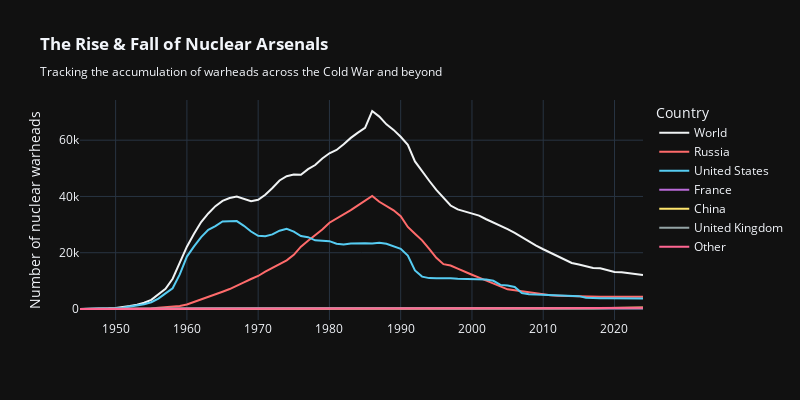

Notebook cell for this chart:
### Code cell
import pandas as pd
import plotly.express as px
import plotly.io as pio

from const import DATA_DIR

stockpiles_path = DATA_DIR / 'nuclear-weapons' / 'nuclear-warhead-stockpiles-lines' / 'nuclear-warhead-stockpiles-lines.csv'
df_stockpiles = pd.read_csv(stockpiles_path)

pio.templates.default = "plotly_dark"

major_powers_colormap = {
    'United States': '#56CCF2',
    'Russia':        '#FF6B6B',
    'China':         '#FFE66D',
    'France':        '#BB6BD9',
    'United Kingdom':'#95A5A6',
    'World':         '#F0F3F4' 
}
major_powers = list(major_powers_colormap.keys())

stockpiles_filtered = df_stockpiles.copy()

# Group non-major powers as "Other"
stockpiles_filtered.loc[~stockpiles_filtered['Entity'].isin(major_powers), 'Entity'] = 'Other'
stockpiles_filtered = stockpiles_filtered.groupby(['Year', 'Entity'], as_index=False)['Number of nuclear warheads'].sum()

# Sorting
max_warheads = stockpiles_filtered.groupby('Entity')['Number of nuclear warheads'].max()
sorted_entities = max_warheads.sort_values(ascending=False).index.tolist()

# plot
fig1 = px.line(stockpiles_filtered, 
            x='Year', 
            y='Number of nuclear warheads', 
            width=800,
            height=400,
            color='Entity',
            labels={'Entity': "Country"},
            title='<b>The Rise & Fall of Nuclear Arsenals</b><br><sub>Tracking the accumulation of warheads across the Cold War and beyond</sub>',
            template='plotly_dark',
            category_orders={'Entity': sorted_entities},
            color_discrete_map=major_powers_colormap)

fig1.update_layout(hovermode="x unified", xaxis_title=None)
fig1.update_traces(hovertemplate='%{y}')
fig1.show()

### Figure 1 — Plotly figure (JSON) as saved in the notebook; plotly's stock layout.template omitted (floating-point values rounded to 4 significant figures)
{"data": [{"hovertemplate": "%{y}", "legendgroup": "World", "line": {"color": "#F0F3F4", "dash": "solid"}, "marker": {"symbol": "circle"}, "mode": "lines", "name": "World", "orientation": "v", "showlegend": true, "type": "scatter", "x": [1945, 1946, 1947, 1948, 1949, 1950, 1951, 1952, 1953, 1954, 1955, 1956, 1957, 1958, 1959, 1960, 1961, 1962, 1963, 1964, 1965, 1966, 1967, 1968, 1969, 1970, 1971, 1972, 1973, 1974, 1975, 1976, 1977, 1978, 1979, 1980, 1981, 1982, 1983, 1984, 1985, 1986, 1987, 1988, 1989, 1990, 1991, 1992, 1993, 1994, 1995, 1996, 1997, 1998, 1999, 2000, 2001, 2002, 2003, 2004, 2005, 2006, 2007, 2008, 2009, 2010, 2011, 2012, 2013, 2014, 2015, 2016, 2017, 2018, 2019, 2020, 2021, 2022, 2023, 2024], "xaxis": "x", "y": [6, 11, 32, 110, 236, 374, 665, 1055, 1557, 2218, 3267, 5094, 7162, 10751, 16606, 22144, 26752, 30920, 33953, 36553, 38419, 39466, 39990, 39015, 38278, 38799, 40616, 43026, 45695, 47182, 47769, 47698, 49698, 51170, 53499, 55352, 56530, 58570, 60818, 62678, 64408, 70374, 68387, 65623, 63657, 61229, 58326, 52463, 48830, 45580, 42366, 39484, 36776, 35387, 34677, 34004, 33190, 31902, 30820, 29627, 28358, 27061, 25533, 23855, 22524, 21234, 20035, 18855, 17680, 16370, 15795, 15228, 14540, 14470, 13865, 13145, 13100, 12705, 12512, 12121], "yaxis": "y"}, {"hovertemplate": "%{y}", "legendgroup": "Russia", "line": {"color": "#FF6B6B", "dash": "solid"}, "marker": {"symbol": "circle"}, "mode": "lines", "name": "Russia", "orientation": "v", "showlegend": true, "type": "scatter", "x": [1945, 1946, 1947, 1948, 1949, 1950, 1951, 1952, 1953, 1954, 1955, 1956, 1957, 1958, 1959, 1960, 1961, 1962, 1963, 1964, 1965, 1966, 1967, 1968, 1969, 1970, 1971, 1972, 1973, 1974, 1975, 1976, 1977, 1978, 1979, 1980, 1981, 1982, 1983, 1984, 1985, 1986, 1987, 1988, 1989, 1990, 1991, 1992, 1993, 1994, 1995, 1996, 1997, 1998, 1999, 2000, 2001, 2002, 2003, 2004, 2005, 2006, 2007, 2008, 2009, 2010, 2011, 2012, 2013, 2014, 2015, 2016, 2017, 2018, 2019, 2020, 2021, 2022, 2023, 2024], "xaxis": "x", "y": [0, 0, 0, 0, 1, 5, 25, 50, 120, 150, 200, 426, 660, 863, 1048, 1627, 2492, 3346, 4259, 5242, 6144, 7091, 8400, 9490, 10671, 11736, 13279, 14600, 15878, 17286, 19235, 22165, 24281, 26169, 28258, 30665, 32146, 33486, 35130, 36825, 38582, 40159, 38107, 36538, 35078, 32980, 29154, 26734, 24403, 21339, 18179, 15942, 15442, 14368, 13188, 12188, 11152, 10114, 9076, 8038, 7000, 6643, 6286, 5929, 5527, 5215, 4858, 4750, 4650, 4600, 4500, 4490, 4300, 4350, 4330, 4310, 4495, 4477, 4489, 4380], "yaxis": "y"}, {"hovertemplate": "%{y}", "legendgroup": "United States", "line": {"color": "#56CCF2", "dash": "solid"}, "marker": {"symbol": "circle"}, "mode": "lines", "name": "United States", "orientation": "v", "showlegend": true, "type": "scatter", "x": [1945, 1946, 1947, 1948, 1949, 1950, 1951, 1952, 1953, 1954, 1955, 1956, 1957, 1958, 1959, 1960, 1961, 1962, 1963, 1964, 1965, 1966, 1967, 1968, 1969, 1970, 1971, 1972, 1973, 1974, 1975, 1976, 1977, 1978, 1979, 1980, 1981, 1982, 1983, 1984, 1985, 1986, 1987, 1988, 1989, 1990, 1991, 1992, 1993, 1994, 1995, 1996, 1997, 1998, 1999, 2000, 2001, 2002, 2003, 2004, 2005, 2006, 2007, 2008, 2009, 2010, 2011, 2012, 2013, 2014, 2015, 2016, 2017, 2018, 2019, 2020, 2021, 2022, 2023, 2024], "xaxis": "x", "y": [2, 9, 13, 50, 170, 299, 438, 841, 1169, 1703, 2422, 3692, 5543, 7345, 12298, 18638, 22229, 25540, 28133, 29463, 31139, 31175, 31255, 29561, 27552, 26008, 25830, 26516, 27835, 28537, 27519, 25914, 25542, 24418, 24138, 24104, 23208, 22886, 23305, 23459, 23368, 23317, 23575, 23205, 22217, 21392, 19008, 13708, 11511, 10979, 10904, 11011, 10903, 10732, 10685, 10577, 10526, 10457, 10027, 8570, 8360, 7853, 5709, 5273, 5113, 5066, 4897, 4881, 4804, 4717, 4571, 4018, 3822, 3785, 3805, 3750, 3713, 3768, 3748, 3700], "yaxis": "y"}, {"hovertemplate": "%{y}", "legendgroup": "France", "line": {"color": "#BB6BD9", "dash": "solid"}, "marker": {"symbol": "circle"}, "mode": "lines", "name": "France", "orientation": "v", "showlegend": true, "type": "scatter", "x": [1945, 1946, 1947, 1948, 1949, 1950, 1951, 1952, 1953, 1954, 1955, 1956, 1957, 1958, 1959, 1960, 1961, 1962, 1963, 1964, 1965, 1966, 1967, 1968, 1969, 1970, 1971, 1972, 1973, 1974, 1975, 1976, 1977, 1978, 1979, 1980, 1981, 1982, 1983, 1984, 1985, 1986, 1987, 1988, 1989, 1990, 1991, 1992, 1993, 1994, 1995, 1996, 1997, 1998, 1999, 2000, 2001, 2002, 2003, 2004, 2005, 2006, 2007, 2008, 2009, 2010, 2011, 2012, 2013, 2014, 2015, 2016, 2017, 2018, 2019, 2020, 2021, 2022, 2023, 2024], "xaxis": "x", "y": [0, 0, 0, 0, 0, 0, 0, 0, 0, 0, 0, 0, 0, 0, 0, 0, 0, 0, 0, 4, 32, 36, 36, 36, 36, 36, 45, 70, 116, 145, 188, 212, 228, 235, 235, 250, 274, 274, 279, 280, 360, 355, 420, 410, 410, 505, 540, 540, 525, 510, 500, 450, 450, 450, 450, 470, 350, 350, 350, 350, 350, 350, 350, 300, 300, 300, 300, 300, 300, 300, 300, 300, 300, 300, 300, 290, 290, 290, 290, 290], "yaxis": "y"}, {"hovertemplate": "%{y}", "legendgroup": "China", "line": {"color": "#FFE66D", "dash": "solid"}, "marker": {"symbol": "circle"}, "mode": "lines", "name": "China", "orientation": "v", "showlegend": true, "type": "scatter", "x": [1945, 1946, 1947, 1948, 1949, 1950, 1951, 1952, 1953, 1954, 1955, 1956, 1957, 1958, 1959, 1960, 1961, 1962, 1963, 1964, 1965, 1966, 1967, 1968, 1969, 1970, 1971, 1972, 1973, 1974, 1975, 1976, 1977, 1978, 1979, 1980, 1981, 1982, 1983, 1984, 1985, 1986, 1987, 1988, 1989, 1990, 1991, 1992, 1993, 1994, 1995, 1996, 1997, 1998, 1999, 2000, 2001, 2002, 2003, 2004, 2005, 2006, 2007, 2008, 2009, 2010, 2011, 2012, 2013, 2014, 2015, 2016, 2017, 2018, 2019, 2020, 2021, 2022, 2023, 2024], "xaxis": "x", "y": [0, 0, 0, 0, 0, 0, 0, 0, 0, 0, 0, 0, 0, 0, 0, 0, 0, 0, 0, 1, 5, 20, 25, 35, 50, 75, 100, 130, 150, 170, 180, 180, 180, 190, 195, 205, 210, 216, 218, 220, 222, 224, 226, 228, 230, 232, 234, 234, 234, 234, 234, 234, 232, 232, 232, 232, 235, 235, 235, 235, 235, 235, 235, 235, 240, 240, 240, 240, 250, 250, 260, 260, 270, 280, 290, 350, 370, 390, 410, 500], "yaxis": "y"}, {"hovertemplate": "%{y}", "legendgroup": "United Kingdom", "line": {"color": "#95A5A6", "dash": "solid"}, "marker": {"symbol": "circle"}, "mode": "lines", "name": "United Kingdom", "orientation": "v", "showlegend": true, "type": "scatter", "x": [1945, 1946, 1947, 1948, 1949, 1950, 1951, 1952, 1953, 1954, 1955, 1956, 1957, 1958, 1959, 1960, 1961, 1962, 1963, 1964, 1965, 1966, 1967, 1968, 1969, 1970, 1971, 1972, 1973, 1974, 1975, 1976, 1977, 1978, 1979, 1980, 1981, 1982, 1983, 1984, 1985, 1986, 1987, 1988, 1989, 1990, 1991, 1992, 1993, 1994, 1995, 1996, 1997, 1998, 1999, 2000, 2001, 2002, 2003, 2004, 2005, 2006, 2007, 2008, 2009, 2010, 2011, 2012, 2013, 2014, 2015, 2016, 2017, 2018, 2019, 2020, 2021, 2022, 2023, 2024], "xaxis": "x", "y": [0, 0, 0, 0, 0, 0, 0, 0, 1, 5, 10, 50, 58, 60, 78, 105, 155, 211, 256, 271, 271, 281, 355, 317, 306, 375, 412, 423, 500, 500, 500, 500, 500, 500, 500, 500, 500, 385, 380, 350, 350, 350, 350, 350, 350, 350, 350, 250, 250, 250, 234, 203, 203, 240, 240, 280, 280, 280, 280, 280, 280, 245, 245, 245, 245, 225, 225, 225, 225, 225, 225, 225, 225, 225, 225, 225, 225, 225, 225, 225], "yaxis": "y"}, {"hovertemplate": "%{y}", "legendgroup": "Other", "line": {"color": "#FF6692", "dash": "solid"}, "marker": {"symbol": "circle"}, "mode": "lines", "name": "Other", "orientation": "v", "showlegend": true, "type": "scatter", "x": [1945, 1946, 1947, 1948, 1949, 1950, 1951, 1952, 1953, 1954, 1955, 1956, 1957, 1958, 1959, 1960, 1961, 1962, 1963, 1964, 1965, 1966, 1967, 1968, 1969, 1970, 1971, 1972, 1973, 1974, 1975, 1976, 1977, 1978, 1979, 1980, 1981, 1982, 1983, 1984, 1985, 1986, 1987, 1988, 1989, 1990, 1991, 1992, 1993, 1994, 1995, 1996, 1997, 1998, 1999, 2000, 2001, 2002, 2003, 2004, 2005, 2006, 2007, 2008, 2009, 2010, 2011, 2012, 2013, 2014, 2015, 2016, 2017, 2018, 2019, 2020, 2021, 2022, 2023, 2024], "xaxis": "x", "y": [0, 0, 0, 0, 0, 0, 0, 0, 0, 0, 0, 0, 0, 0, 0, 0, 0, 0, 0, 0, 0, 0, 2, 4, 6, 8, 11, 13, 15, 17, 20, 22, 24, 26, 29, 31, 33, 38, 41, 43, 45, 47, 51, 54, 57, 53, 56, 58, 60, 62, 63, 64, 66, 73, 86, 99, 112, 125, 138, 151, 162, 173, 190, 210, 230, 250, 270, 290, 295, 300, 320, 335, 355, 380, 385, 415, 435, 440, 454, 482], "yaxis": "y"}], "layout": {"height": 400, "hovermode": "x unified", "legend": {"title": {"text": "Country"}, "tracegroupgap": 0}, "title": {"text": "<b>The Rise & Fall of Nuclear Arsenals</b><br><sub>Tracking the accumulation of warheads across the Cold War and beyond</sub>"}, "width": 800, "xaxis": {"anchor": "y", "domain": [0, 1], "title": {}}, "yaxis": {"anchor": "x", "domain": [0, 1], "title": {"text": "Number of nuclear warheads"}}}}
